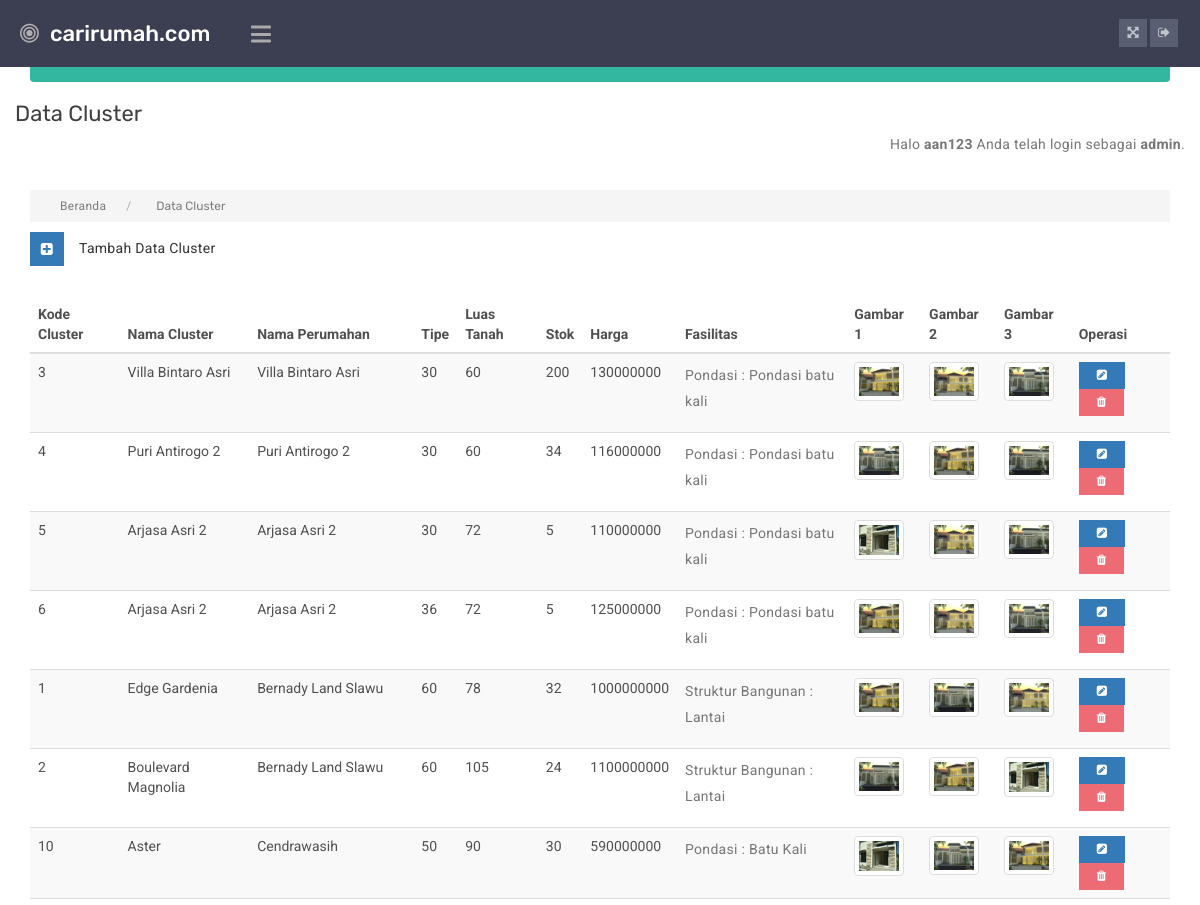
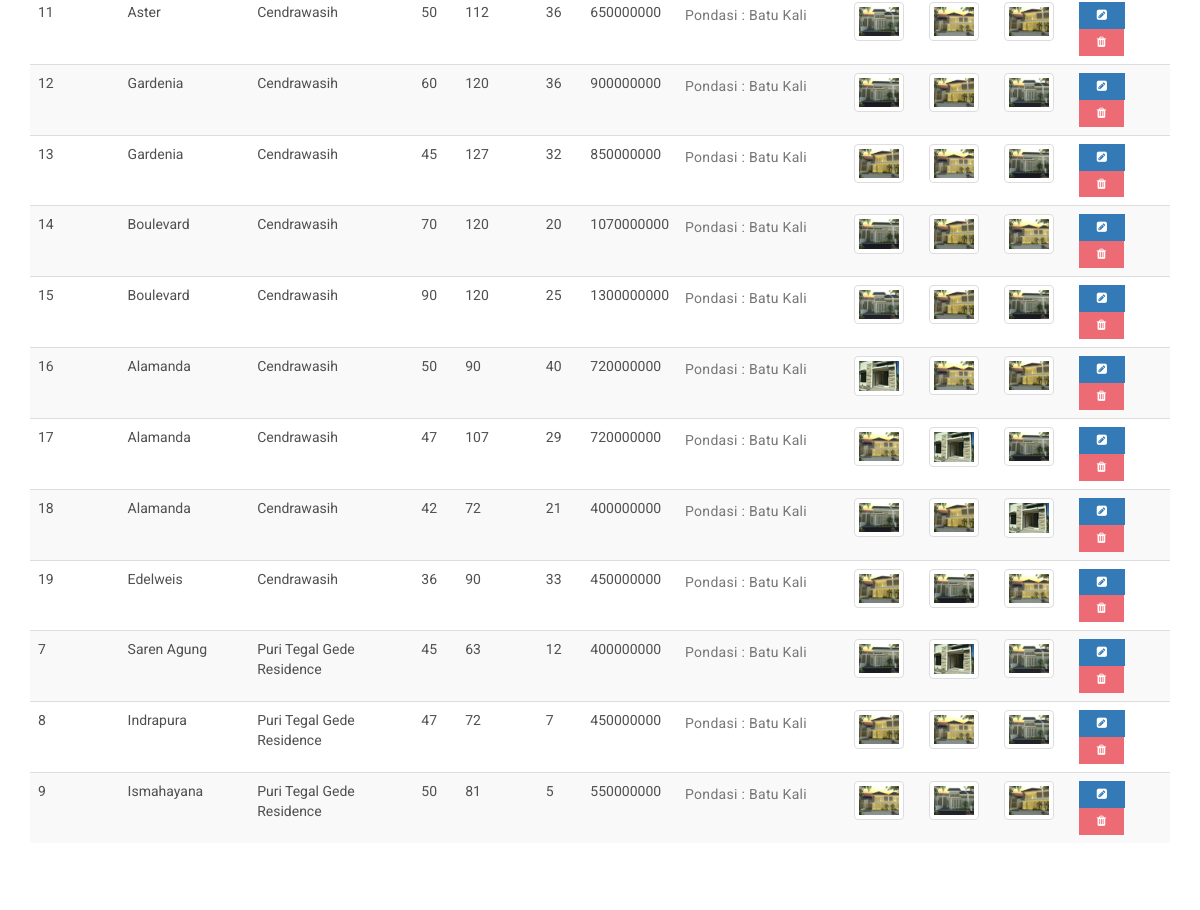
Page /user/admin/index.php?p=cluster/cluster&a=insert_sukses (signed in) on the committed database (2 pictures, top to bottom).
### tables this page shows
CREATE TABLE `cluster` (
  `KD_CLUSTER` int(4) NOT NULL,
  `KD_PERUM` int(4) NOT NULL,
  `NAMA_CLUSTER` varchar(100) DEFAULT NULL,
  `TIPE` int(4) DEFAULT NULL,
  `LUAS_TANAH` int(4) DEFAULT NULL,
  `STOK` int(4) DEFAULT NULL,
  `HARGA` bigint(20) DEFAULT NULL,
  `FASILITAS` varchar(1000) DEFAULT NULL,
  `GAMBAR` varchar(100) DEFAULT NULL,
  `GAMBAR1` varchar(100) DEFAULT NULL,
  `GAMBAR2` varchar(100) DEFAULT NULL
);

CREATE TABLE `perum` (
  `KD_PERUM` int(4) NOT NULL,
  `KD_PT` int(4) NOT NULL,
  `NAMA_PERUM` varchar(100) DEFAULT NULL,
  `LOKASI` varchar(100) DEFAULT NULL,
  `GAMBAR_PERUM` varchar(100) DEFAULT NULL
);

### user/admin/pages/cluster/cluster.php (the view, shortened to what this page needs)
<body>
  <?php
  include 'lib/koneksi.php';
  ?>
<div class="panel-content">
          <div class="main-title-sec">
               <div class="row">
                   <div class="col-md-12 column">
                       <?php
                        if(isset($_GET['a'])){
                            $alert=$_GET['a'];
                            if($alert=='insert_sukses'){
                        ?>
                        <div role="alert" class="alert color green-bg fade in alert-dismissible">
                            <button type="button" class="close" data-dismiss="alert" aria-label="Close"><span aria-hidden="true">×</span></button>
                            <strong>Insert Sukses!</strong> Penambahan data cluster baru berhasil.
                        </div>
                        <?php } else if($alert=='update_sukses'){ ?>
                        <div role="alert" class="alert color green-bg fade in alert-dismissible">
                            <button type="button" class="close" data-dismiss="alert" aria-label="Close"><span aria-hidden="true">×</span></button>
                            <strong>Update Sukses!</strong> Pembaharuan data cluster berhasil.
                        </div>
                        <?php }  } ?>
                    </div>
                    <div class="col-md-20 column">
                         <div class="heading-profile">
                              <h2>Data Cluster</h2>
                              <p align= right >Halo <b><?php echo $_SESSION['USERNAME']; ?></b> Anda telah login sebagai <b><?php echo $_SESSION['STATUS']; ?></b>.</p>
                         </div>
                    </div>
               </div>
          </div>
          <ul class="breadcrumbs">
               <li><a href="#" title="">Beranda</a></li>
               <li>Data Cluster</li>
          </ul>
          <div class="main-content-area">
               <div class="row">
               <div class="streaming-table">
                    <a href="#" data-toggle="modal" data-target=".tambah" class="icon-btn pulse-grow"><i class="fa fa-plus-square blue-bg"></i> Tambah Data Cluster</a>
                  </div>
              </div>
               <div class="row">
                    <div class="col-md-12">
                         <div class="streaming-table">
                                   <table id="buku" class='table table-responsive table-responsive table-striped table-hover'>
                                    <thead>
                                        <tr>
                                        <th>Kode Cluster</th>
                                          <th>Nama Cluster </th>
                                          <th>Nama Perumahan </th>
                                          <th>Tipe</th>
                                          <th>Luas Tanah</th>
                                          <th>Stok</th>
                                          <th>Harga</th>
                                          <th>Fasilitas</th>
                                          <th>Gambar 1</th>
                                          <th>Gambar 2</th>
                                          <th>Gambar 3</th>
                                          <th>Operasi</th>
                                        </tr>
                                    </thead>
                                    <tbody>
                                        <?php
                                          $query = mysqli_query($konek,  "SELECT *
                               FROM cluster
                               INNER JOIN perum
                               ON cluster.KD_PERUM=perum.KD_PERUM
                               INNER JOIN pt
                               ON perum.KD_PT=pt.KD_PT
                               INNER JOIN user
                               ON pt.USERNAME=user.USERNAME");
                          while ($data = mysqli_fetch_assoc($query))
                                    {
                                        ?>
                                        <tr>
                                        <td><?php echo $data['KD_CLUSTER']; ?></td>
                                            <td><?php echo $data['NAMA_CLUSTER']; ?></td>
                                            <td><?php echo $data['NAMA_PERUM']; ?></td>
                                            <td><?php echo $data['TIPE']; ?></td>
                                            <td><?php echo $data['LUAS_TANAH']; ?></td>
                                            <td><?php echo $data['STOK']; ?></td>
                                            <td><?php echo $data['HARGA']; ?></td>
                                            <td><?php
                                            $ringkas= $data['FASILITAS'];
                                            $sub_ringkas=substr($ringkas,0,30);
                                            echo $sub_ringkas;
                                            ?></td>
                                                <td>
                                                <a data-fancybox="gallery" href="../../home/img/<?php echo $data['GAMBAR']; ?>">
                                                    <img src="../../home/img/<?php echo $data['GAMBAR']; ?>" class="img-thumbnail img-responsive" alt="img" style="width:50px;">
                                                </a>
                                            </td>
                                            <td>
                                                <a data-fancybox="gallery" href="../../home/img/<?php echo $data['GAMBAR1']; ?>">
                                                    <img src="../../home/img/<?php echo $data['GAMBAR1']; ?>" class="img-thumbnail img-responsive" alt="img" style="width:50px;">
                                                </a>
                                            </td>
                                            <td>
                                                <a data-fancybox="gallery" href="../../home/img/<?php echo $data['GAMBAR2']; ?>">
                                                    <img src="../../home/img/<?php echo $data['GAMBAR2']; ?>" class="img-thumbnail img-responsive" alt="img" style="width:50px;">
                                                </a>
                                            </td>
                                            <td>
                                            <a href="#"  data-toggle="modal" data-target="#myModal<?php echo $data['KD_CLUSTER']; ?>"class="c-btn small blue-bg buzz edit_button"><i class="fa fa-pencil-square"></i></a>
                                            <a href="#"  data-toggle="modal" data-target="#myModal1<?php echo $data['KD_CLUSTER']; ?>" class="c-btn small red-bg buzz delete_button"><i class="fa fa-trash"></i></a>
                                            </td>
                                        </tr>
                              </div>
                         </div>
                    </div>
            <?php
          }
          ?>
      </body>
</html>

### user/admin/css/responsive.css (style rules this page uses)
@media (max-width: 1366px) { .heading-profile > h2 { font-size: 22px; } }

### rows in the picture
cluster: KD_CLUSTER "3", NAMA_CLUSTER "Villa Bintaro Asri", KD_PERUM.NAMA_PERUM "Villa Bintaro Asri", TIPE "30", LUAS_TANAH "60", STOK "200", HARGA "130000000", FASILITAS "Pondasi : Pondasi batu kali", GAMBAR (picture), GAMBAR1 (picture), GAMBAR2 (picture)
cluster: KD_CLUSTER "4", NAMA_CLUSTER "Puri Antirogo 2", KD_PERUM.NAMA_PERUM "Puri Antirogo 2", TIPE "30", LUAS_TANAH "60", STOK "34", HARGA "116000000", FASILITAS "Pondasi : Pondasi batu kali", GAMBAR (picture), GAMBAR1 (picture), GAMBAR2 (picture)
cluster: KD_CLUSTER "5", NAMA_CLUSTER "Arjasa Asri 2", KD_PERUM.NAMA_PERUM "Arjasa Asri 2", TIPE "30", LUAS_TANAH "72", STOK "5", HARGA "110000000", FASILITAS "Pondasi : Pondasi batu kali", GAMBAR (picture), GAMBAR1 (picture), GAMBAR2 (picture)
cluster: KD_CLUSTER "6", NAMA_CLUSTER "Arjasa Asri 2", KD_PERUM.NAMA_PERUM "Arjasa Asri 2", TIPE "36", LUAS_TANAH "72", STOK "5", HARGA "125000000", FASILITAS "Pondasi : Pondasi batu kali", GAMBAR (picture), GAMBAR1 (picture), GAMBAR2 (picture)
cluster: KD_CLUSTER "1", NAMA_CLUSTER "Edge Gardenia", KD_PERUM.NAMA_PERUM "Bernady Land Slawu", TIPE "60", LUAS_TANAH "78", STOK "32", HARGA "1000000000", FASILITAS "Struktur Bangunan : Lantai", GAMBAR (picture), GAMBAR1 (picture), GAMBAR2 (picture)
cluster: KD_CLUSTER "2", NAMA_CLUSTER "Boulevard Magnolia", KD_PERUM.NAMA_PERUM "Bernady Land Slawu", TIPE "60", LUAS_TANAH "105", STOK "24", HARGA "1100000000", FASILITAS "Struktur Bangunan : Lantai", GAMBAR (picture), GAMBAR1 (picture), GAMBAR2 (picture)
cluster: KD_CLUSTER "10", NAMA_CLUSTER "Aster", KD_PERUM.NAMA_PERUM "Cendrawasih", TIPE "50", LUAS_TANAH "90", STOK "30", HARGA "590000000", FASILITAS "Pondasi : Batu Kali", GAMBAR (picture), GAMBAR1 (picture), GAMBAR2 (picture)
cluster: KD_CLUSTER "11", NAMA_CLUSTER "Aster", KD_PERUM.NAMA_PERUM "Cendrawasih", TIPE "50", LUAS_TANAH "112", STOK "36", HARGA "650000000", FASILITAS "Pondasi : Batu Kali", GAMBAR (picture), GAMBAR1 (picture), GAMBAR2 (picture)
cluster: KD_CLUSTER "12", NAMA_CLUSTER "Gardenia", KD_PERUM.NAMA_PERUM "Cendrawasih", TIPE "60", LUAS_TANAH "120", STOK "36", HARGA "900000000", FASILITAS "Pondasi : Batu Kali", GAMBAR (picture), GAMBAR1 (picture), GAMBAR2 (picture)
cluster: KD_CLUSTER "13", NAMA_CLUSTER "Gardenia", KD_PERUM.NAMA_PERUM "Cendrawasih", TIPE "45", LUAS_TANAH "127", STOK "32", HARGA "850000000", FASILITAS "Pondasi : Batu Kali", GAMBAR (picture), GAMBAR1 (picture), GAMBAR2 (picture)
cluster: KD_CLUSTER "14", NAMA_CLUSTER "Boulevard", KD_PERUM.NAMA_PERUM "Cendrawasih", TIPE "70", LUAS_TANAH "120", STOK "20", HARGA "1070000000", FASILITAS "Pondasi : Batu Kali", GAMBAR (picture), GAMBAR1 (picture), GAMBAR2 (picture)
cluster: KD_CLUSTER "15", NAMA_CLUSTER "Boulevard", KD_PERUM.NAMA_PERUM "Cendrawasih", TIPE "90", LUAS_TANAH "120", STOK "25", HARGA "1300000000", FASILITAS "Pondasi : Batu Kali", GAMBAR (picture), GAMBAR1 (picture), GAMBAR2 (picture)
cluster: KD_CLUSTER "16", NAMA_CLUSTER "Alamanda", KD_PERUM.NAMA_PERUM "Cendrawasih", TIPE "50", LUAS_TANAH "90", STOK "40", HARGA "720000000", FASILITAS "Pondasi : Batu Kali", GAMBAR (picture), GAMBAR1 (picture), GAMBAR2 (picture)
cluster: KD_CLUSTER "17", NAMA_CLUSTER "Alamanda", KD_PERUM.NAMA_PERUM "Cendrawasih", TIPE "47", LUAS_TANAH "107", STOK "29", HARGA "720000000", FASILITAS "Pondasi : Batu Kali", GAMBAR (picture), GAMBAR1 (picture), GAMBAR2 (picture)
cluster: KD_CLUSTER "18", NAMA_CLUSTER "Alamanda", KD_PERUM.NAMA_PERUM "Cendrawasih", TIPE "42", LUAS_TANAH "72", STOK "21", HARGA "400000000", FASILITAS "Pondasi : Batu Kali", GAMBAR (picture), GAMBAR1 (picture), GAMBAR2 (picture)
cluster: KD_CLUSTER "19", NAMA_CLUSTER "Edelweis", KD_PERUM.NAMA_PERUM "Cendrawasih", TIPE "36", LUAS_TANAH "90", STOK "33", HARGA "450000000", FASILITAS "Pondasi : Batu Kali", GAMBAR (picture), GAMBAR1 (picture), GAMBAR2 (picture)
cluster: KD_CLUSTER "7", NAMA_CLUSTER "Saren Agung", KD_PERUM.NAMA_PERUM "Puri Tegal Gede Residence", TIPE "45", LUAS_TANAH "63", STOK "12", HARGA "400000000", FASILITAS "Pondasi : Batu Kali", GAMBAR (picture), GAMBAR1 (picture), GAMBAR2 (picture)
cluster: KD_CLUSTER "8", NAMA_CLUSTER "Indrapura", KD_PERUM.NAMA_PERUM "Puri Tegal Gede Residence", TIPE "47", LUAS_TANAH "72", STOK "7", HARGA "450000000", FASILITAS "Pondasi : Batu Kali", GAMBAR (picture), GAMBAR1 (picture), GAMBAR2 (picture)
cluster: KD_CLUSTER "9", NAMA_CLUSTER "Ismahayana", KD_PERUM.NAMA_PERUM "Puri Tegal Gede Residence", TIPE "50", LUAS_TANAH "81", STOK "5", HARGA "550000000", FASILITAS "Pondasi : Batu Kali", GAMBAR (picture), GAMBAR1 (picture), GAMBAR2 (picture)

### other values in the picture
$_SESSION['USERNAME'] "aan123"
$_SESSION['STATUS'] "admin"
